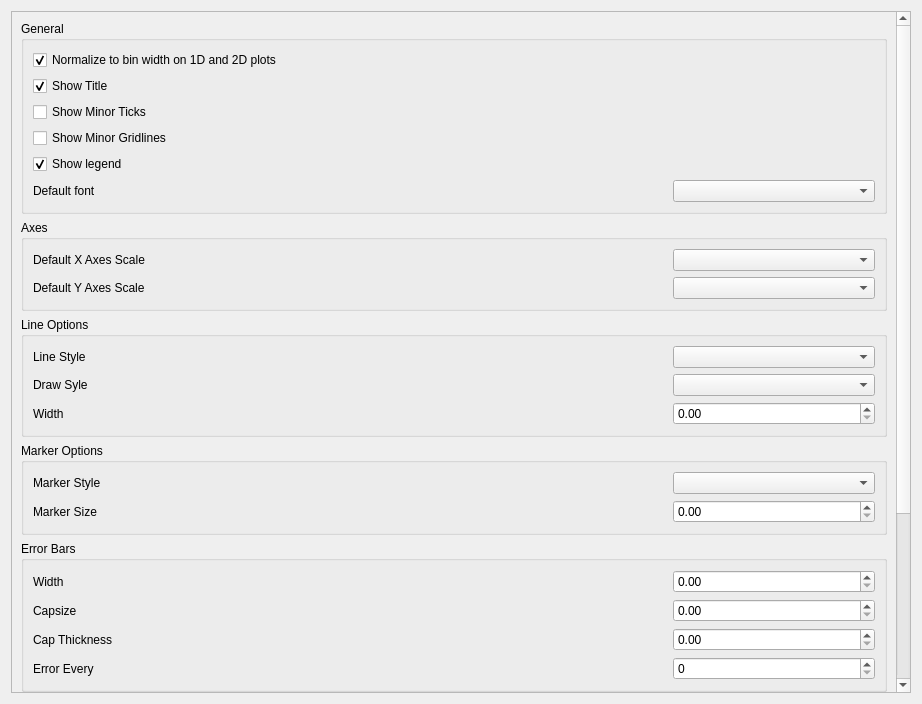
<?xml version="1.0" encoding="UTF-8"?>
<ui version="4.0">
 <class>error_bar_box</class>
 <widget class="QWidget" name="error_bar_box">
  <property name="geometry">
   <rect>
    <x>0</x>
    <y>0</y>
    <width>922</width>
    <height>704</height>
   </rect>
  </property>
  <property name="windowTitle">
   <string>Form</string>
  </property>
  <layout class="QVBoxLayout" name="verticalLayout_5">
   <item>
    <widget class="QScrollArea" name="scrollArea">
     <property name="frameShape">
      <enum>QFrame::StyledPanel</enum>
     </property>
     <property name="frameShadow">
      <enum>QFrame::Sunken</enum>
     </property>
     <property name="verticalScrollBarPolicy">
      <enum>Qt::ScrollBarAsNeeded</enum>
     </property>
     <property name="widgetResizable">
      <bool>true</bool>
     </property>
     <widget class="QWidget" name="scrollAreaWidgetContents">
      <property name="geometry">
       <rect>
        <x>0</x>
        <y>0</y>
        <width>885</width>
        <height>834</height>
       </rect>
      </property>
      <property name="sizePolicy">
       <sizepolicy hsizetype="Preferred" vsizetype="Maximum">
        <horstretch>0</horstretch>
        <verstretch>0</verstretch>
       </sizepolicy>
      </property>
      <layout class="QVBoxLayout" name="verticalLayout_2">
       <item>
        <layout class="QVBoxLayout" name="verticalLayout">
         <property name="sizeConstraint">
          <enum>QLayout::SetMaximumSize</enum>
         </property>
         <item>
          <widget class="QGroupBox" name="general_box">
           <property name="sizePolicy">
            <sizepolicy hsizetype="Preferred" vsizetype="Maximum">
             <horstretch>0</horstretch>
             <verstretch>0</verstretch>
            </sizepolicy>
           </property>
           <property name="title">
            <string>General</string>
           </property>
           <layout class="QVBoxLayout" name="verticalLayout_3">
            <item>
             <widget class="QCheckBox" name="normalize_to_bin_width">
              <property name="sizePolicy">
               <sizepolicy hsizetype="Expanding" vsizetype="Fixed">
                <horstretch>0</horstretch>
                <verstretch>0</verstretch>
               </sizepolicy>
              </property>
              <property name="text">
               <string>Normalize to bin width on 1D and 2D plots</string>
              </property>
              <property name="checked">
               <bool>true</bool>
              </property>
             </widget>
            </item>
            <item>
             <widget class="QCheckBox" name="show_title">
              <property name="text">
               <string>Show Title</string>
              </property>
              <property name="checked">
               <bool>true</bool>
              </property>
             </widget>
            </item>
            <item>
             <widget class="QCheckBox" name="show_minor_ticks">
              <property name="text">
               <string>Show Minor Ticks</string>
              </property>
             </widget>
            </item>
            <item>
             <widget class="QCheckBox" name="show_minor_gridlines">
              <property name="text">
               <string>Show Minor Gridlines</string>
              </property>
             </widget>
            </item>
            <item>
             <widget class="QCheckBox" name="show_legend">
              <property name="text">
               <string>Show legend</string>
              </property>
              <property name="checked">
               <bool>true</bool>
              </property>
             </widget>
            </item>
            <item>
             <layout class="QHBoxLayout" name="horizontalLayout_14">
              <property name="spacing">
               <number>3</number>
              </property>
              <item>
               <widget class="QLabel" name="plot_font_label">
                <property name="text">
                 <string>Default font</string>
                </property>
               </widget>
              </item>
              <item>
               <widget class="QComboBox" name="plot_font">
                <property name="sizePolicy">
                 <sizepolicy hsizetype="Minimum" vsizetype="Minimum">
                  <horstretch>0</horstretch>
                  <verstretch>0</verstretch>
                 </sizepolicy>
                </property>
                <property name="maximumSize">
                 <size>
                  <width>202</width>
                  <height>16777215</height>
                 </size>
                </property>
               </widget>
              </item>
             </layout>
            </item>
           </layout>
          </widget>
         </item>
         <item>
          <widget class="QGroupBox" name="axes_box">
           <property name="title">
            <string>Axes</string>
           </property>
           <layout class="QVBoxLayout" name="verticalLayout_4">
            <item>
             <layout class="QHBoxLayout" name="horizontalLayout_3">
              <property name="spacing">
               <number>3</number>
              </property>
              <item>
               <widget class="QLabel" name="y_axes_scale_label">
                <property name="text">
                 <string>Default X Axes Scale</string>
                </property>
               </widget>
              </item>
              <item>
               <widget class="QComboBox" name="x_axes_scale">
                <property name="sizePolicy">
                 <sizepolicy hsizetype="Minimum" vsizetype="Minimum">
                  <horstretch>0</horstretch>
                  <verstretch>0</verstretch>
                 </sizepolicy>
                </property>
                <property name="maximumSize">
                 <size>
                  <width>202</width>
                  <height>16777215</height>
                 </size>
                </property>
               </widget>
              </item>
             </layout>
            </item>
            <item>
             <layout class="QHBoxLayout" name="horizontalLayout">
              <property name="spacing">
               <number>3</number>
              </property>
              <item>
               <widget class="QLabel" name="x_axes_scale_label">
                <property name="text">
                 <string>Default Y Axes Scale</string>
                </property>
               </widget>
              </item>
              <item>
               <widget class="QComboBox" name="y_axes_scale">
                <property name="sizePolicy">
                 <sizepolicy hsizetype="Minimum" vsizetype="Minimum">
                  <horstretch>0</horstretch>
                  <verstretch>0</verstretch>
                 </sizepolicy>
                </property>
                <property name="maximumSize">
                 <size>
                  <width>202</width>
                  <height>16777215</height>
                 </size>
                </property>
               </widget>
              </item>
             </layout>
            </item>
           </layout>
          </widget>
         </item>
         <item>
          <widget class="QGroupBox" name="line_options_box">
           <property name="title">
            <string>Line Options</string>
           </property>
           <layout class="QVBoxLayout" name="verticalLayout_7">
            <item>
             <layout class="QHBoxLayout" name="horizontalLayout_2">
              <property name="spacing">
               <number>3</number>
              </property>
              <item>
               <widget class="QLabel" name="line_style_label">
                <property name="text">
                 <string>Line Style</string>
                </property>
               </widget>
              </item>
              <item>
               <widget class="QComboBox" name="line_style">
                <property name="sizePolicy">
                 <sizepolicy hsizetype="Minimum" vsizetype="Minimum">
                  <horstretch>0</horstretch>
                  <verstretch>0</verstretch>
                 </sizepolicy>
                </property>
                <property name="maximumSize">
                 <size>
                  <width>202</width>
                  <height>16777215</height>
                 </size>
                </property>
               </widget>
              </item>
             </layout>
            </item>
            <item>
             <layout class="QHBoxLayout" name="horizontalLayout_12">
              <item>
               <widget class="QLabel" name="draw_style_label">
                <property name="text">
                 <string>Draw Syle</string>
                </property>
               </widget>
              </item>
              <item>
               <widget class="QComboBox" name="draw_style">
                <property name="sizePolicy">
                 <sizepolicy hsizetype="Minimum" vsizetype="Minimum">
                  <horstretch>0</horstretch>
                  <verstretch>0</verstretch>
                 </sizepolicy>
                </property>
                <property name="maximumSize">
                 <size>
                  <width>202</width>
                  <height>16777215</height>
                 </size>
                </property>
               </widget>
              </item>
             </layout>
            </item>
            <item>
             <layout class="QHBoxLayout" name="horizontalLayout_5">
              <property name="spacing">
               <number>3</number>
              </property>
              <item>
               <widget class="QLabel" name="line_width_label">
                <property name="text">
                 <string>Width</string>
                </property>
               </widget>
              </item>
              <item>
               <widget class="QDoubleSpinBox" name="line_width">
                <property name="maximumSize">
                 <size>
                  <width>202</width>
                  <height>16777215</height>
                 </size>
                </property>
               </widget>
              </item>
             </layout>
            </item>
           </layout>
          </widget>
         </item>
         <item>
          <widget class="QGroupBox" name="groupBox">
           <property name="title">
            <string>Marker Options</string>
           </property>
           <layout class="QVBoxLayout" name="verticalLayout_6">
            <item>
             <layout class="QHBoxLayout" name="horizontalLayout_10">
              <property name="spacing">
               <number>3</number>
              </property>
              <item>
               <widget class="QLabel" name="marker_style_label">
                <property name="text">
                 <string>Marker Style</string>
                </property>
               </widget>
              </item>
              <item>
               <widget class="QComboBox" name="marker_style">
                <property name="sizePolicy">
                 <sizepolicy hsizetype="Minimum" vsizetype="Minimum">
                  <horstretch>0</horstretch>
                  <verstretch>0</verstretch>
                 </sizepolicy>
                </property>
                <property name="maximumSize">
                 <size>
                  <width>202</width>
                  <height>16777215</height>
                 </size>
                </property>
               </widget>
              </item>
             </layout>
            </item>
            <item>
             <layout class="QHBoxLayout" name="horizontalLayout_4">
              <property name="spacing">
               <number>3</number>
              </property>
              <item>
               <widget class="QLabel" name="marker_size_label">
                <property name="text">
                 <string>Marker Size</string>
                </property>
               </widget>
              </item>
              <item>
               <widget class="QDoubleSpinBox" name="marker_size">
                <property name="maximumSize">
                 <size>
                  <width>202</width>
                  <height>16777215</height>
                 </size>
                </property>
               </widget>
              </item>
             </layout>
            </item>
           </layout>
          </widget>
         </item>
         <item>
          <widget class="QGroupBox" name="error_bars">
           <property name="title">
            <string>Error Bars</string>
           </property>
           <layout class="QVBoxLayout" name="verticalLayout_8">
            <item>
             <layout class="QHBoxLayout" name="horizontalLayout_9">
              <property name="spacing">
               <number>3</number>
              </property>
              <item>
               <widget class="QLabel" name="error_width_label">
                <property name="text">
                 <string>Width</string>
                </property>
               </widget>
              </item>
              <item>
               <widget class="QDoubleSpinBox" name="error_width">
                <property name="maximumSize">
                 <size>
                  <width>202</width>
                  <height>16777215</height>
                 </size>
                </property>
               </widget>
              </item>
             </layout>
            </item>
            <item>
             <layout class="QHBoxLayout" name="horizontalLayout_6">
              <property name="spacing">
               <number>3</number>
              </property>
              <item>
               <widget class="QLabel" name="capsize_label">
                <property name="text">
                 <string>Capsize</string>
                </property>
               </widget>
              </item>
              <item>
               <widget class="QDoubleSpinBox" name="capsize">
                <property name="maximumSize">
                 <size>
                  <width>202</width>
                  <height>16777215</height>
                 </size>
                </property>
               </widget>
              </item>
             </layout>
            </item>
            <item>
             <layout class="QHBoxLayout" name="horizontalLayout_7">
              <property name="spacing">
               <number>3</number>
              </property>
              <item>
               <widget class="QLabel" name="cap_thickness_label">
                <property name="text">
                 <string>Cap Thickness</string>
                </property>
               </widget>
              </item>
              <item>
               <widget class="QDoubleSpinBox" name="cap_thickness">
                <property name="maximumSize">
                 <size>
                  <width>202</width>
                  <height>16777215</height>
                 </size>
                </property>
               </widget>
              </item>
             </layout>
            </item>
            <item>
             <layout class="QHBoxLayout" name="horizontalLayout_8">
              <property name="spacing">
               <number>3</number>
              </property>
              <item>
               <widget class="QLabel" name="error_every_label">
                <property name="text">
                 <string>Error Every</string>
                </property>
               </widget>
              </item>
              <item>
               <widget class="QSpinBox" name="error_every">
                <property name="maximumSize">
                 <size>
                  <width>202</width>
                  <height>16777215</height>
                 </size>
                </property>
               </widget>
              </item>
             </layout>
            </item>
           </layout>
          </widget>
         </item>
         <item>
          <widget class="QGroupBox" name="legend_box">
           <property name="title">
            <string>Legend</string>
           </property>
           <layout class="QVBoxLayout" name="verticalLayout_9">
            <item>
             <layout class="QHBoxLayout" name="horizontalLayout_13">
              <item>
               <widget class="QLabel" name="legend_size_label">
                <property name="text">
                 <string>Legend font size</string>
                </property>
               </widget>
              </item>
              <item>
               <widget class="QDoubleSpinBox" name="legend_font_size">
                <property name="minimumSize">
                 <size>
                  <width>0</width>
                  <height>0</height>
                 </size>
                </property>
                <property name="maximumSize">
                 <size>
                  <width>202</width>
                  <height>16777215</height>
                 </size>
                </property>
                <property name="minimum">
                 <double>0.500000000000000</double>
                </property>
                <property name="maximum">
                 <double>20.000000000000000</double>
                </property>
                <property name="singleStep">
                 <double>0.500000000000000</double>
                </property>
                <property name="value">
                 <double>8.000000000000000</double>
                </property>
               </widget>
              </item>
             </layout>
            </item>
            <item>
             <layout class="QHBoxLayout" name="horizontalLayout_11">
              <property name="spacing">
               <number>3</number>
              </property>
              <item>
               <widget class="QLabel" name="legend_location_label">
                <property name="text">
                 <string>Default legend location</string>
                </property>
               </widget>
              </item>
              <item>
               <widget class="QComboBox" name="legend_location">
                <property name="maximumSize">
                 <size>
                  <width>202</width>
                  <height>16777215</height>
                 </size>
                </property>
               </widget>
              </item>
             </layout>
            </item>
           </layout>
          </widget>
         </item>
         <item>
          <widget class="QGroupBox" name="images_box">
           <property name="title">
            <string>Images</string>
           </property>
           <layout class="QVBoxLayout" name="verticalLayout_10">
            <item>
             <layout class="QHBoxLayout" name="horizontalLayout_16">
              <item>
               <widget class="QLabel" name="colorbar_scale_label">
                <property name="text">
                 <string>Colorbar Scale</string>
                </property>
               </widget>
              </item>
              <item>
               <widget class="QComboBox" name="colorbar_scale">
                <property name="maximumSize">
                 <size>
                  <width>202</width>
                  <height>16777215</height>
                 </size>
                </property>
               </widget>
              </item>
             </layout>
            </item>
            <item>
             <layout class="QHBoxLayout" name="horizontalLayout_13">
              <property name="spacing">
               <number>3</number>
              </property>
              <item>
               <widget class="QLabel" name="default_colormap_label">
                <property name="text">
                 <string>Default Colormap</string>
                </property>
               </widget>
              </item>
              <item>
               <widget class="QComboBox" name="default_colormap_combo_box">
                <property name="maximumSize">
                 <size>
                  <width>202</width>
                  <height>16777215</height>
                 </size>
                </property>
               </widget>
              </item>
             </layout>
            </item>
            <item>
             <layout class="QHBoxLayout" name="horizontalLayout_15">
              <property name="spacing">
               <number>3</number>
              </property>
              <item>
               <spacer name="horizontalSpacer">
                <property name="orientation">
                 <enum>Qt::Horizontal</enum>
                </property>
                <property name="sizeHint" stdset="0">
                 <size>
                  <width>40</width>
                  <height>20</height>
                 </size>
                </property>
               </spacer>
              </item>
              <item>
               <widget class="QCheckBox" name="reverse_colormap_check_box">
                <property name="layoutDirection">
                 <enum>Qt::LeftToRight</enum>
                </property>
                <property name="text">
                 <string>Reverse Colormap</string>
                </property>
               </widget>
              </item>
             </layout>
            </item>
           </layout>
          </widget>
         </item>
        </layout>
       </item>
      </layout>
     </widget>
    </widget>
   </item>
  </layout>
 </widget>
 <resources/>
 <connections/>
</ui>
